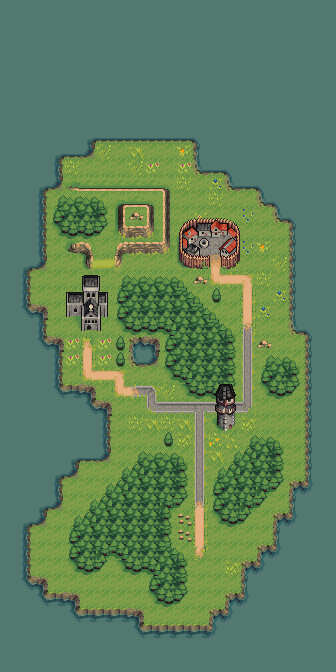

This game map was drawn from its Tiled (.tmx) file and the tilesets committed beside it. A one-line description and the full map source follow:
An orthogonal 21x42 tile map with 16x16 px tiles, 2 tile layers (Kachelebene 1, Tile Layer 2).

<map version="1.0" tiledversion="1.1.3" orientation="orthogonal" renderorder="right-down" width="21" height="42" tilewidth="16" tileheight="16" infinite="0" nextobjectid="1">
  <tileset firstgid="1" source="grass_biome.tsx" />
 <layer name="Kachelebene 1" width="21" height="42">
  <data encoding="csv">
62,62,62,62,62,62,62,62,62,62,62,62,62,62,62,62,62,62,62,62,62,
62,62,62,62,62,62,62,62,62,62,62,62,62,62,62,62,62,62,62,62,62,
62,62,62,62,62,62,62,62,62,62,62,62,62,62,62,62,62,62,62,62,62,
62,62,62,62,62,62,62,62,62,62,62,62,62,62,62,62,62,62,62,62,62,
62,62,62,62,62,62,62,62,62,62,62,62,62,62,62,62,62,62,62,62,62,
62,62,62,62,62,62,62,62,62,62,62,62,62,62,62,62,62,62,62,62,62,
62,62,62,62,62,62,62,62,62,62,62,62,62,62,62,62,62,62,62,62,62,
62,62,62,62,62,62,62,62,62,62,62,62,62,62,62,62,62,62,62,62,62,
62,62,62,62,62,85,74,74,74,74,74,74,86,62,62,62,62,62,62,62,62,
62,62,62,85,74,75,2,1,4,1,1,38,61,62,62,62,62,62,62,62,62,
62,62,62,63,3,1,1,1,2,39,1,39,73,74,86,62,62,62,62,62,62,
62,62,85,75,127,56,56,56,56,56,57,3,1,15,73,74,86,62,62,62,62,
62,62,63,58,59,59,60,55,56,57,69,1,1,3,1,1,73,86,62,62,62,
62,62,63,70,71,71,72,67,116,69,69,1,26,1,1,14,1,73,86,62,62,
62,62,63,82,83,83,84,79,80,81,69,157,158,159,160,1,1,1,61,62,62,
62,62,63,1,139,92,1,91,80,80,81,169,170,171,172,14,38,1,61,62,62,
62,85,75,1,1,142,143,144,1,1,1,181,182,183,184,1,1,2,61,62,62,
62,63,1,1,1,1,1,58,59,59,59,60,1,42,7,20,3,1,61,62,62,
62,63,1,1,1,1,1,70,71,71,71,106,60,1,1,29,1,15,61,62,62,
62,97,51,1,1,1,1,70,71,71,71,71,106,60,1,1,15,1,61,62,62,
62,62,63,1,39,186,1,82,83,83,95,71,71,106,60,21,1,1,73,86,62,
62,62,97,51,39,29,39,96,49,51,70,71,71,71,72,33,1,1,1,61,62,
62,62,62,63,39,29,39,96,73,75,70,71,71,71,72,33,58,59,60,61,62,
62,62,62,63,1,42,7,20,1,1,82,95,71,71,72,33,70,71,72,61,62,
62,62,62,97,50,51,1,42,10,24,2,82,83,83,84,33,82,83,84,61,62,
62,62,62,62,62,97,51,1,1,46,11,11,11,11,11,48,1,1,1,61,62,
62,62,62,62,62,62,63,1,3,4,3,4,1,1,1,5,1,1,1,61,62,
62,62,62,62,62,62,63,1,1,1,2,5,23,27,13,58,59,60,1,61,62,
62,62,62,62,85,74,75,1,58,59,59,60,33,4,58,107,71,72,1,61,62,
62,62,62,85,75,1,1,58,107,71,71,72,33,58,107,71,71,72,1,61,62,
62,62,62,63,1,1,58,107,71,71,71,72,33,70,71,71,94,84,49,98,62,
62,62,85,75,1,58,107,71,71,71,94,84,33,70,71,94,84,1,61,62,62,
62,85,75,1,58,107,71,71,71,71,72,1,33,82,83,84,1,49,98,62,62,
62,63,1,1,70,71,71,71,71,71,72,1,4,1,1,1,1,61,62,62,62,
62,63,1,1,70,71,94,95,71,71,106,60,1,1,1,1,49,98,62,62,62,
62,63,1,1,82,83,84,82,83,95,71,72,1,1,5,49,98,62,62,62,62,
62,97,51,1,1,1,1,1,1,70,71,72,1,1,1,61,62,62,62,62,62,
62,62,97,50,51,1,1,1,1,82,83,84,1,1,49,98,62,62,62,62,62,
62,62,62,62,97,50,50,50,51,1,1,1,1,49,98,62,62,62,62,62,62,
62,62,62,62,62,62,62,62,97,50,50,50,50,98,62,62,62,62,62,62,62,
62,62,62,62,62,62,62,62,62,62,62,62,62,62,62,62,62,62,62,62,62,
62,62,62,62,62,62,62,62,62,62,62,62,62,62,62,62,62,62,62,62,62
</data>
 </layer>
 <layer name="Tile Layer 2" width="21" height="42">
  <data encoding="csv">
0,0,0,0,0,0,0,0,0,0,0,0,0,0,0,0,0,0,0,0,0,
0,0,0,0,0,0,0,0,0,0,0,0,0,0,0,0,0,0,0,0,0,
0,0,0,0,0,0,0,0,0,0,0,0,0,0,0,0,0,0,0,0,0,
0,0,0,0,0,0,0,0,0,0,0,0,0,0,0,0,0,0,0,0,0,
0,0,0,0,0,0,0,0,0,0,0,0,0,0,0,0,0,0,0,0,0,
0,0,0,0,0,0,0,0,0,0,0,0,0,0,0,0,0,0,0,0,0,
0,0,0,0,0,0,0,0,0,0,0,0,0,0,0,0,0,0,0,0,0,
0,0,0,0,0,0,0,0,0,0,0,0,0,0,0,0,0,0,0,0,0,
0,0,0,0,0,0,0,0,0,0,0,0,0,0,0,0,0,0,0,0,0,
0,0,0,0,0,0,0,0,0,0,0,0,0,0,0,0,0,0,0,0,0,
0,0,0,0,0,0,0,0,0,0,0,0,0,0,0,0,0,0,0,0,0,
0,0,0,0,0,0,0,0,0,0,0,0,0,0,0,0,0,0,0,0,0,
0,0,0,0,0,0,0,0,0,0,0,0,0,0,0,0,0,0,0,0,0,
0,0,0,0,0,0,0,0,0,0,0,145,146,147,148,0,0,0,0,0,0,
0,0,0,0,0,0,0,0,0,0,0,0,0,0,0,0,0,0,0,0,0,
0,0,0,0,0,0,0,0,0,0,0,0,0,0,0,0,0,0,0,0,0,
0,0,0,0,0,0,0,0,0,0,0,0,0,0,0,0,0,0,0,0,0,
0,0,0,0,149,150,151,0,0,0,0,0,116,0,0,0,0,0,0,0,0,
0,0,0,0,161,162,163,0,0,0,0,0,0,96,0,0,0,0,0,0,0,
0,0,0,0,173,174,175,0,0,0,0,0,0,0,0,29,0,0,0,0,0,
0,0,0,0,185,0,187,0,0,0,0,0,0,0,0,0,0,0,0,0,0,
0,0,0,0,0,17,0,0,0,0,0,0,0,0,0,0,116,0,0,0,0,
0,0,0,0,0,0,0,0,0,0,0,0,0,0,0,0,0,0,0,0,0,
0,0,0,0,0,0,0,0,0,0,0,0,0,0,0,0,0,0,0,0,0,
0,0,0,0,0,0,0,0,0,0,0,0,0,164,165,0,0,0,0,0,0,
0,0,0,0,0,0,0,0,0,0,0,0,23,176,177,0,0,0,0,0,0,
0,0,0,0,0,0,0,0,0,0,0,0,33,188,189,0,0,0,0,0,0,
0,0,0,0,0,0,0,0,0,0,96,0,33,0,0,0,0,0,0,0,0,
0,0,0,0,0,0,0,0,0,0,0,0,0,0,0,0,0,0,0,0,0,
0,0,0,0,0,0,0,0,0,0,0,0,0,0,0,0,0,0,0,0,0,
0,0,0,0,0,0,0,0,0,0,0,0,0,0,0,0,0,0,0,0,0,
0,0,0,0,0,0,0,0,0,0,0,0,45,0,0,0,0,0,0,0,0,
0,0,0,0,0,0,0,0,0,0,0,108,29,0,0,0,0,0,0,0,0,
0,0,0,0,0,0,0,0,0,0,0,108,29,0,0,0,0,0,0,0,0,
0,0,0,0,0,0,0,0,0,0,0,0,41,0,0,0,0,0,0,0,0,
0,0,0,0,0,0,0,0,0,0,0,0,0,0,0,0,0,0,0,0,0,
0,0,0,0,0,0,0,0,0,0,0,0,0,0,0,0,0,0,0,0,0,
0,0,0,0,0,0,0,0,0,0,0,0,0,0,0,0,0,0,0,0,0,
0,0,0,0,0,0,0,0,0,0,0,0,0,0,0,0,0,0,0,0,0,
0,0,0,0,0,0,0,0,0,0,0,0,0,0,0,0,0,0,0,0,0,
0,0,0,0,0,0,0,0,0,0,0,0,0,0,0,0,0,0,0,0,0,
0,0,0,0,0,0,0,0,0,0,0,0,0,0,0,0,0,0,0,0,0
</data>
 </layer>
</map>
